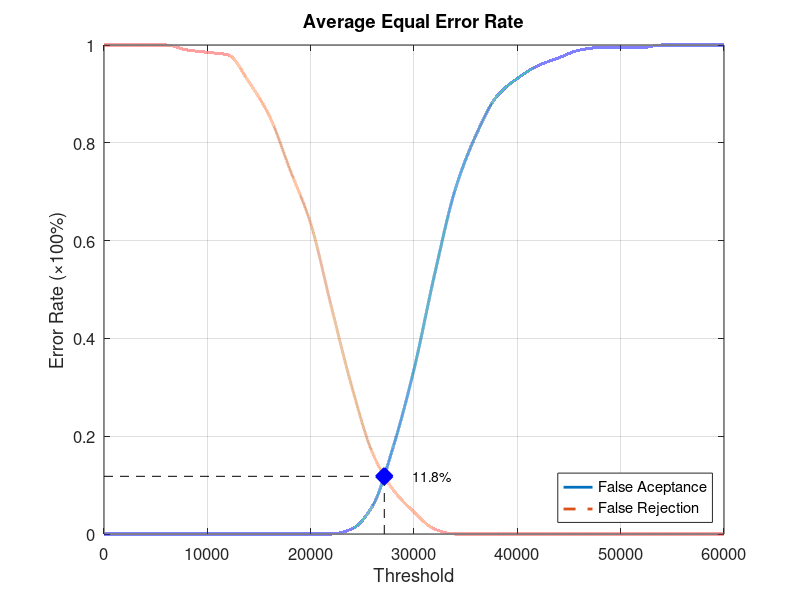
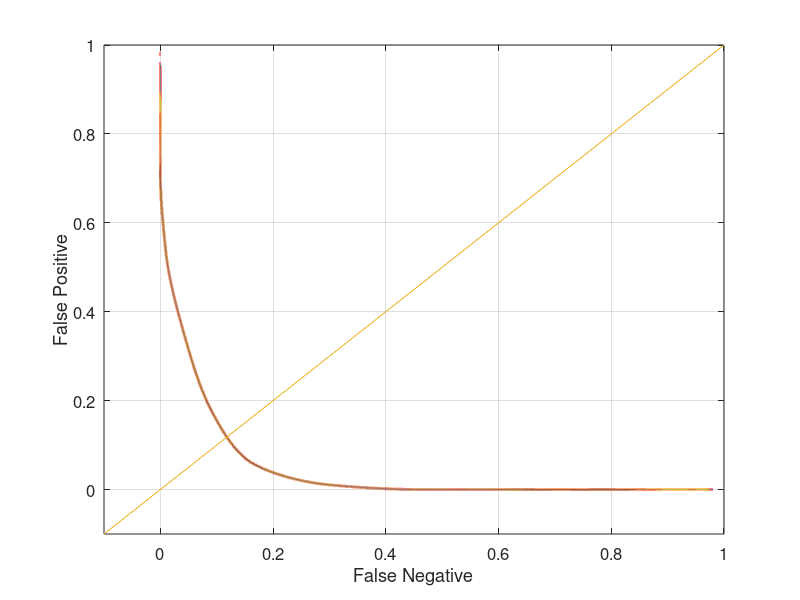

These charts were generated, in order, by the following MATLAB code:
function yEER = Database4_4
close all;
clear;
clc;
x = 0:2000:60000;
xq = 0:0.5:60000;

y0 = [0 0 0 0 0 0 0 0 0 0 0 0 0.0105263 0.0578947 0.178947 0.336842 0.531579 0.705263 0.815789 0.894737 0.931579 0.957895 0.973684 0.989474 0.994737 0.994737 0.994737 1 1 1 1];
yy0 = interp1(x, y0, xq, 'pchip');
y1 = [1 1 1 1 0.99 0.985 0.98 0.925 0.855 0.745 0.635 0.465 0.3 0.165 0.09 0.045 0.01 0 0 0 0 0 0 0 0 0 0 0 0 0 0];
yy1 = interp1(x, y1, xq, 'pchip');

% Calculating EER: 
y2 = abs(y0 - y1);
find(y2 == min(y2))
yy2 = abs(yy0 - yy1);
xEER = find(yy2 == min(yy2));
xEERIndex = xq(xEER) % X-axis EER
yEER = yy0(xEER) % Y-axis EER

main = figure
plot(xq, yy0,'-','LineWidth', 2);	hold on
plot(xq, yy1,'--','LineWidth', 2);	hold on
plot([xEERIndex xEERIndex], [0 yEER], 'k--');	hold on
plot([0 xEERIndex], [yEER yEER], 'k--');	hold on
plot(xEERIndex, yEER, 'bx', 'LineWidth', 10);	hold on
text(xEERIndex + 10 * xEERIndex / 100, yEER, [num2str(round((10000 * yEER)) / 100) '%'])
legend('False Aceptance', 'False Rejection', 'Location', 'SouthEast')
xlabel('Threshold')
ylabel('Error Rate (\times100%)')
title('Average Equal Error Rate')
set(gca, 'FontSize', 12)
axis([0 60000 0 1])
grid on

print(main, 'Database4_4Main', '-dpng');
FNRxFPR = figure('Color', [1 1 1]);
plot(yy1, yy0, '-', yy1, yy0, 'LineWidth', 2);
hold on
y = -0.1:0.1:1
plot(y, y); 
set(gca, 'FontSize', 12)
xlabel('False Negative')
ylabel('False Positive')
axis([-0.1 1 -0.1 1])
set(gca, 'FontSize', 12)
grid on

print(FNRxFPR, 'Database4_4FNRxFPR','-dpng');
end
